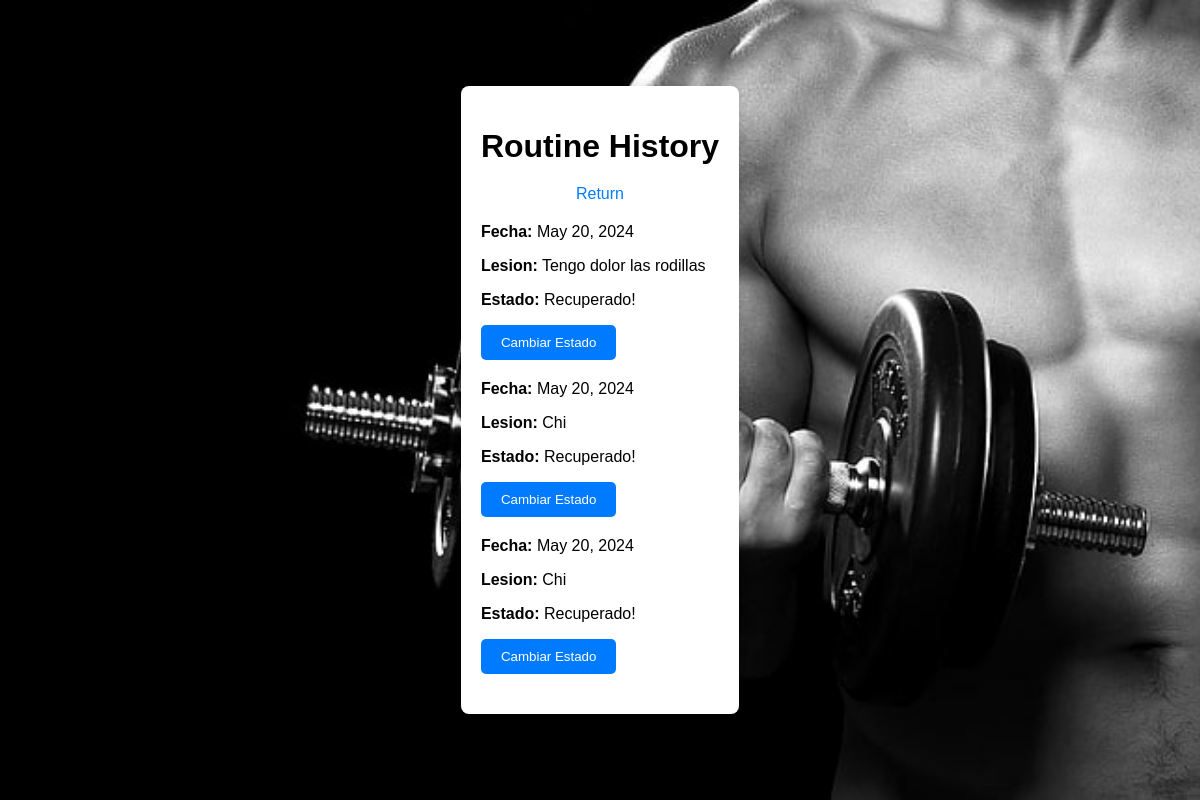
/main/lesiones/ (signed in), run on the app's committed database.
### gymapp/models.py (models this page shows)
class Lesiones(models.Model):
    user = models.ForeignKey(User, on_delete=models.CASCADE)
    lesion = models.TextField(default=None)
    estado = models.BooleanField(default=False)
    fecha = models.DateField(default=None)

### gymapp/views.py (the view)
# urls.py: path('main/lesiones/', gymappViews.chatLesiones, name='inj'),
@login_required
def chatLesiones(request):
    if request.method == 'POST':
        lesion_id = request.POST.get('lesion_id')
        lesion = Lesiones.objects.get(id=lesion_id)
        lesion.estado = not lesion.estado  # Cambiar entre True y False
        lesion.save()
        return redirect('/main/lesiones/')
    else:
        les = Lesiones.objects.filter(user = request.user)
        if not les:
            return render(request, 'lesionesBot.html')
        return render(request, 'lesionesBot.html', {'les':les})

### gymapp/templates/lesionesBot.html (shortened to what this page needs)
<!DOCTYPE html>
<html lang="en">
<head>
</head>
<body>
    <div class="cover">
        <div class="container">
            <h1>Routine History</h1>
            <a href="/main" class="return-link">Return</a>
            {% if les %}
            {% for lesion in les %}
            <div class="routine-entry">
                <p><strong>Fecha:</strong> {{ lesion.fecha }}</p>
                <p><strong>Lesion:</strong> {{ lesion.lesion }}</p>
                <p><strong>Estado:</strong>
                    {% if lesion.estado %}
                    Recuperado!
                    <form method="POST" action="">
                        <button type="submit">Cambiar Estado</button>
                    </form>
                    {% endif %}
            </div>
            {% endfor %}
            {% else %}
            <h2>No se encontraron lesiones.</h2>
            {% endif %}
        </div>
    </div>
</body>
</html>

### gymapp/templates/lesionesBot.html (style rules this page uses)
.cover { background-image: url('/static/images/third.jpg') !important; background-position: center center; background-repeat: no-repeat; background-size: cover; background-attachment: fixed; position: absolute; top: 0; left: 0; width: 100%; height: 100%; display: flex; justify-content: center; align-items: center; }
body { font-family: Arial, sans-serif; margin: 0; padding: 0; background-color: #f8f9fa; }
.container { max-width: 600px; margin: 0 auto; padding: 20px; background-color: #fff; border-radius: 8px; box-shadow: 0 0 10px rgba(0, 0, 0, 0.1); }
h1 { text-align: center; margin-bottom: 20px; }
.return-link { display: block; text-align: center; margin-bottom: 20px; color: #007bff; text-decoration: none; }
form { margin-bottom: 20px; }
button[type="submit"] { background-color: #007bff; color: #fff; padding: 10px 20px; border: none; border-radius: 5px; cursor: pointer; }

### data on the page
Lesiones: fecha "May 20, 2024", lesion "Tengo dolor las rodillas"
Lesiones: fecha "May 20, 2024", lesion "Chi"
Lesiones: fecha "May 20, 2024", lesion "Chi"
